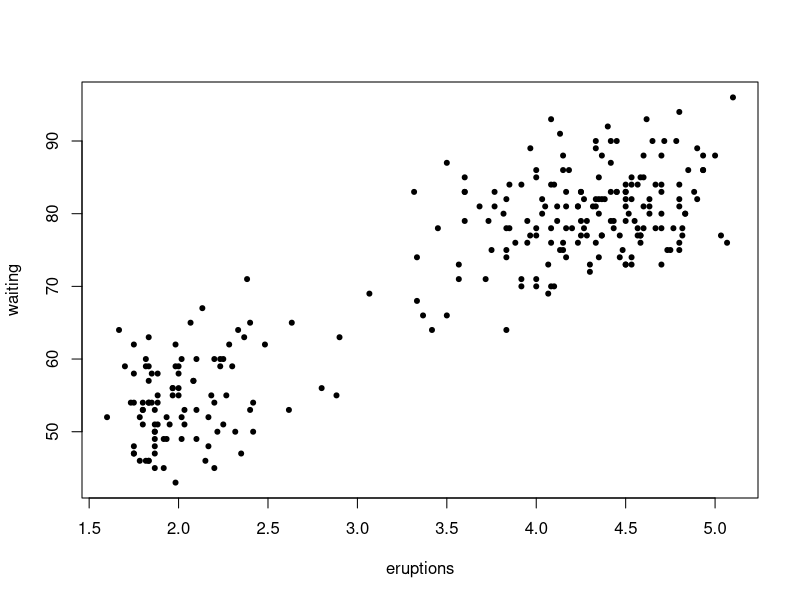
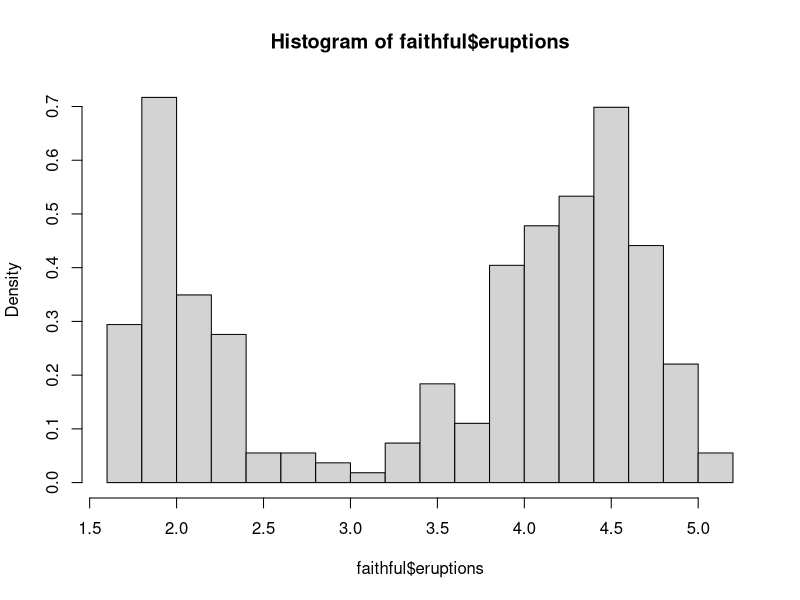
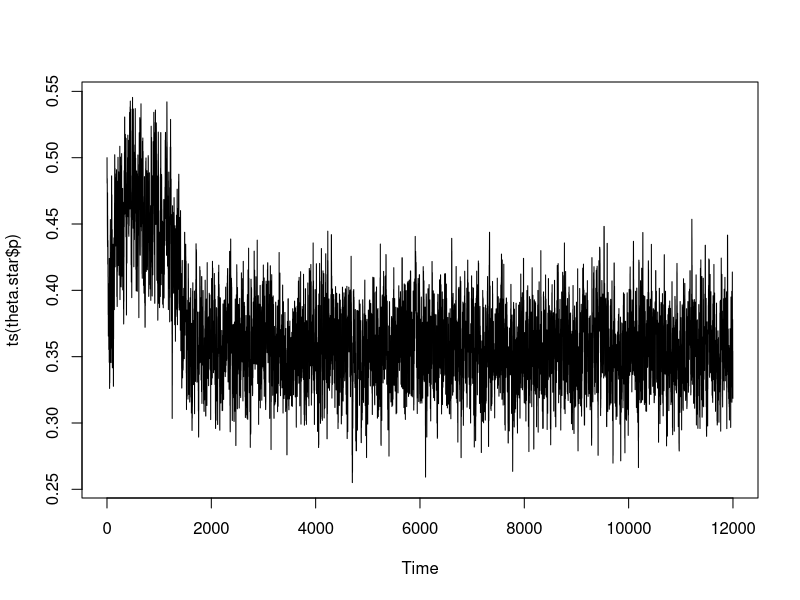
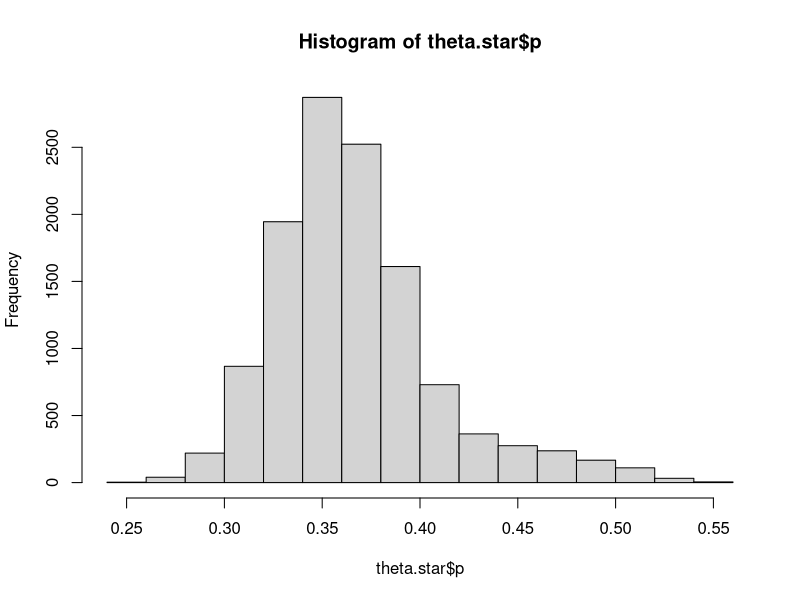
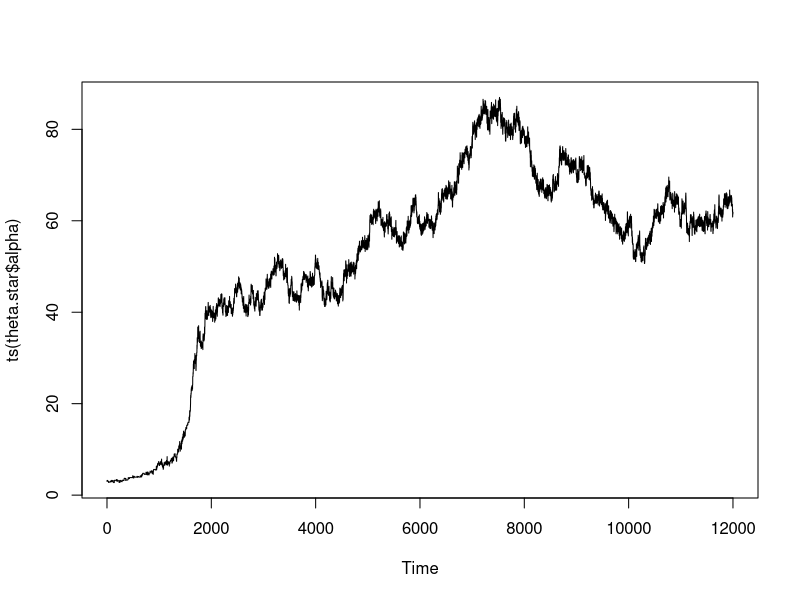
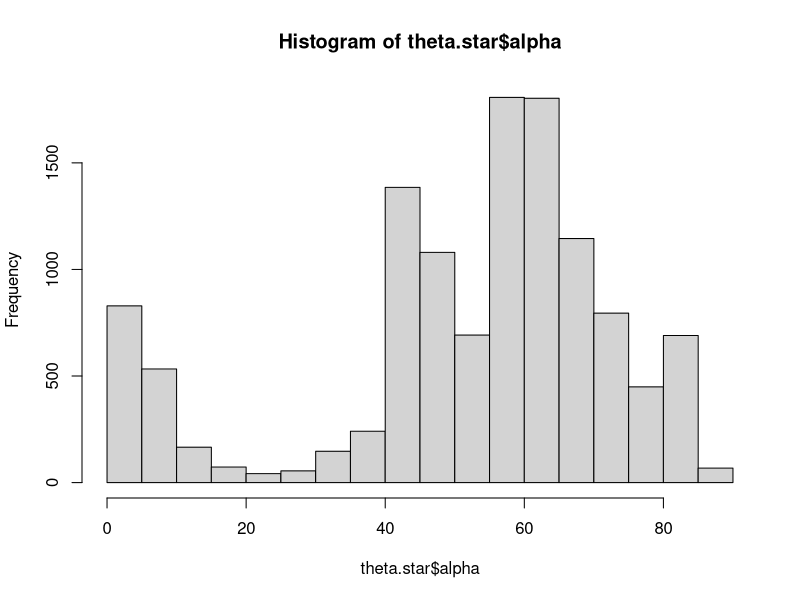
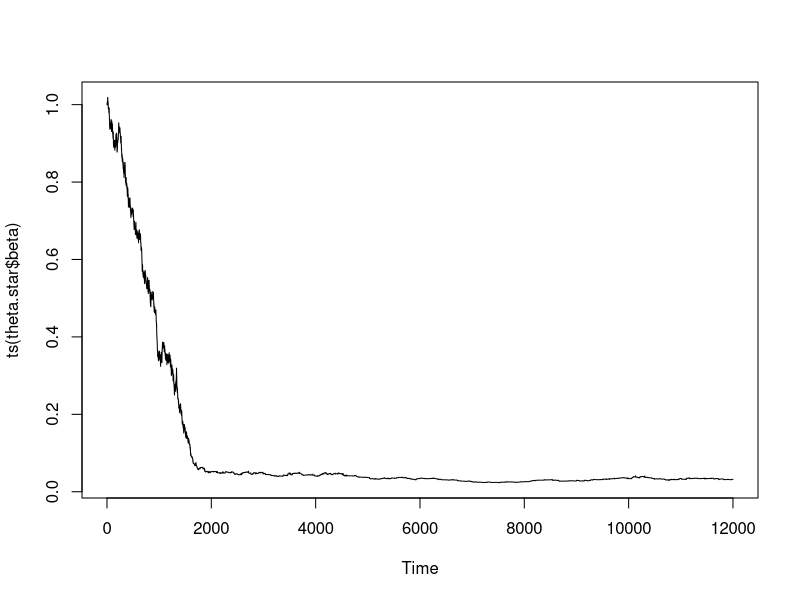
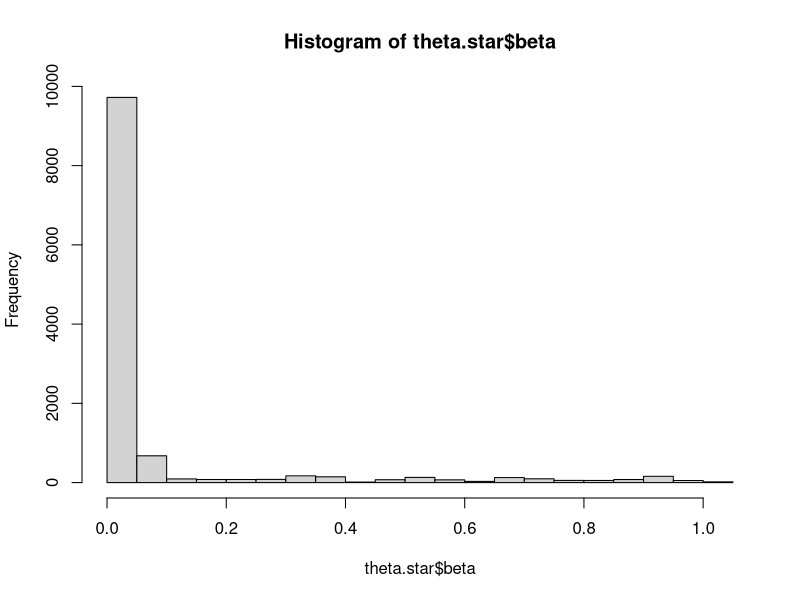

The R source for these figures, in order:
################## Problem 2 #######################
cat ("Problem 2")

library(datasets)

plot(faithful,pch=20)

hist(faithful$eruptions, nclass=20,probability = T)

summary(faithful$eruptions)

length(faithful$eruptions[faithful$eruptions<3])/length(faithful$eruptions)
#So, about 35.6% of the data is less than 3

### Model eruptions as a mixture of one gamma and one normal distribution

## X : eruptions time
## X ~ f(x) = p* Gamma(alpha,beta) + (1-p)*Normal(miu, sigma)

## theta =(p,alpha, beta, miu, sigma)

dHalfCauchy = function(theta,log=FALSE){
  if(log==FALSE){
    return(2/(pi*(1+theta^2)))
  }else{
    return(log(2)-log(pi)-log(1+theta^2))
  }
}

dmix = function(x,p,alpha,beta,miu, sigma){
  pdf = p*dgamma(x,shape = alpha, scale = beta)+(1-p)*dnorm(x,mean = miu, sd = sigma)
  return(pdf)
}

dmix(4, 0.5, 2, 1, 4.5, 2)

logLikeMix = function(x,theta){
  p = theta[1]
  alpha = theta[2]
  beta = theta[3]
  miu = theta[4]
  sigma = theta[5]
  
  ll = sum(log(dmix(x=x,p=p,
                    alpha = alpha,beta = beta,
                    miu = miu,sigma = sigma)))
  return(ll)
  
}

theta.init = c(0.5, 3, 1, 4, 1)

logLikeMix(x=faithful$eruptions,theta = theta.init)


### define prior

### p ~ unif(0,1)
### alpha, miu ~ Cauchy(0,1)
### beta, sigma ~  Half Cauchy(0,1)




logPrior = function(theta)
{
  p = theta[1]
  alpha = theta[2]
  beta = theta[3]
  miu = theta[4]
  sigma = theta[5]
  
  lp = dunif(p,log = TRUE)+ dcauchy(alpha,log = TRUE)+dcauchy(miu, log = TRUE)+ dHalfCauchy(beta, log = TRUE) + dHalfCauchy(sigma, log = TRUE)
  return(lp)
}


logPrior(theta = theta.init)

logPosterior = function(x,theta){
  lp = logLikeMix(x=x,theta=theta)+logPrior(theta=theta)
  return(lp)
}

logPosterior(x=faithful$eruptions,theta = theta.init)


##################
set.seed(100)
sim.size = 10000
burn.in =2000
x=faithful$eruptions

theta.star = matrix(NA,nrow = (burn.in+sim.size), ncol = 5)
colnames(theta.star) =  c('p','alpha','beta','miu','sigma')


theta.star[1,] = theta.init


for( i in 2:(burn.in+sim.size)){
  if( i %% 100 ==0) cat('i = ',i,'\n')
  
  ### Metropolis-Hasting for p
  min_p = theta.star[i-1,'p']-0.05
  max_p = theta.star[i-1,'p']+0.05
  
  p.proposal = runif(1,min = min_p,max = max_p)
  
  proposal = theta.star[i-1,]
  proposal['p'] = p.proposal
  r =exp(logPosterior(x=x,theta=proposal) - logPosterior(x = x,theta=theta.star[i-1,]))
  prob = min(r,1)
  if (runif(1) < prob){
    theta.star[i,'p'] = p.proposal
  }else{
    theta.star[i,'p'] = theta.star[i-1,'p']
  }
  
  ### Metropolis-Hasting for alpha
  min_alpha = theta.star[i-1,'alpha']-2
  max_alpha = theta.star[i-1,'alpha']+2
  
  alpha.proposal = runif(1,min = min_alpha,max = max_alpha)
  
  proposal = theta_hat = c(theta.star[i,'p'],theta.star[i-1,c('alpha','beta','miu','sigma')])
  proposal['alpha'] = alpha.proposal
  r =exp(logPosterior(theta=proposal,x=x) - logPosterior(theta=theta_hat,x=x))
  prob = min(r,1)
  if (runif(1) < prob){
    theta.star[i,'alpha'] = alpha.proposal
  }else{
    theta.star[i,'alpha'] = theta_hat['alpha']
  }
  
  ### Metropolis-Hasting for beta
  min_beta = theta.star[i-1,'beta']-0.01
  max_beta = theta.star[i-1,'beta']+0.01
  
  beta.proposal = runif(1,min = min_beta,max = max_beta)
  
  proposal = theta_hat = c(theta.star[i,c('p','alpha')],theta.star[i-1,c('beta','miu','sigma')])
  proposal['beta'] = beta.proposal
  r =exp(logPosterior(theta=proposal,x=x) - logPosterior(theta=theta_hat,x=x))
  prob = min(r,1)
  if (runif(1) < prob){
    theta.star[i,'beta'] = beta.proposal
  }else{
    theta.star[i,'beta'] = theta_hat['beta']
  }
  
  
  ### Metropolis-Hasting for miu
  min_miu = theta.star[i-1,'miu']-0.5
  max_miu = theta.star[i-1,'miu']+0.5
  
  miu.proposal = runif(1,min = min_miu,max = max_miu)
  
  proposal = theta_hat = c(theta.star[i,c('p','alpha','beta')],theta.star[i-1,c('miu','sigma')])
  proposal['miu'] = miu.proposal
  r =exp(logPosterior(theta=proposal,x=x) - logPosterior(theta=theta_hat,x=x))
  prob = min(r,1)
  if (runif(1) < prob){
    theta.star[i,'miu'] = miu.proposal
  }else{
    theta.star[i,'miu'] = theta_hat['miu']
  }
  
  ### Metropolis-Hasting for sigma
  min_sigma = theta.star[i-1,'sigma']-0.01
  max_sigma = theta.star[i-1,'sigma']+0.01
  
  sigma.proposal = runif(1,min = min_sigma,max = max_sigma)
  
  proposal = theta_hat = c(theta.star[i,c('p','alpha','beta','miu')],theta.star[i-1,c('sigma')])
  proposal['sigma'] = sigma.proposal
  
  r =exp(logPosterior(theta=proposal,x=x) - logPosterior(theta=theta_hat,x=x))
  prob = min(r,1)
  if (runif(1) < prob){
    theta.star[i,'sigma'] = sigma.proposal
  }
  else{
    theta.star[i,'sigma'] = theta_hat['sigma']
  }
  
  
}


theta.star = data.frame(theta.star)

theta_hat = apply(theta.star[(burn.in+1):(burn.in+sim.size),],2,mean)

plot(ts(theta.star$p))
hist(theta.star$p)

plot(ts(theta.star$alpha))
hist(theta.star$alpha)

plot(ts(theta.star$beta))
hist(theta.star$beta)

plot(ts(theta.star$miu))
hist(theta.star$miu)

plot(ts(theta.star$sigma))
hist(theta.star$sigma)

######### Bayesian Density Estimate ##########

eruptions = sort(faithful$eruptions)
hist(eruptions, nclass=20,probability = T)
lines(density(eruptions),col='blue',lwd=2)

y_hats = matrix(0, nrow = 100, ncol = length(eruptions))
for(j in 1:100){
  
  j1 = j+burn.in
  pdf = dmix(x=eruptions,p=theta.star$p[j1]
             ,alpha=theta.star$alpha[j1]
             ,beta=theta.star$beta[j1]
             ,miu=theta.star$miu[j1]
             ,sigma=theta.star$sigma[j1])
  lines(eruptions,pdf,lwd=2,col='red')
  y_hats[j, ] = pdf
}

density_estimate = apply(y_hats, 2, mean)
lines(eruptions, density_estimate, col = 'black', lwd = 2)

########  P(0<eruptions<3 | data) #############

sum_prob = 0
for (j in 1:sim.size)
{
  j1 = burn.in + j
  p = theta.star$p[j1]
  alpha = theta.star$alpha[j1]
  beta = theta.star$beta[j1]
  miu = theta.star$miu[j1]
  sigma = theta.star$sigma[j1]
  
  
  prob = integrate(dmix, lower = 0, upper = 3, p = p, alpha = alpha, beta = beta,
                   miu = miu, sigma = sigma)
  
  sum_prob = sum_prob + prob$value
}

sum_prob = sum_prob/sim.size
sum_prob


#####Posterior Mode using optim routine#######

param = theta.init
data<- faithful$eruptions

negative_log_posterior <- function(param)
{
  return (-logPosterior(data, param))
}
set.seed(100)
options(warn = -1)
negativeLogPosterior_optimization = optim(theta.init, negative_log_posterior)
posterior_mode = negativeLogPosterior_optimization$par

posterior_mode